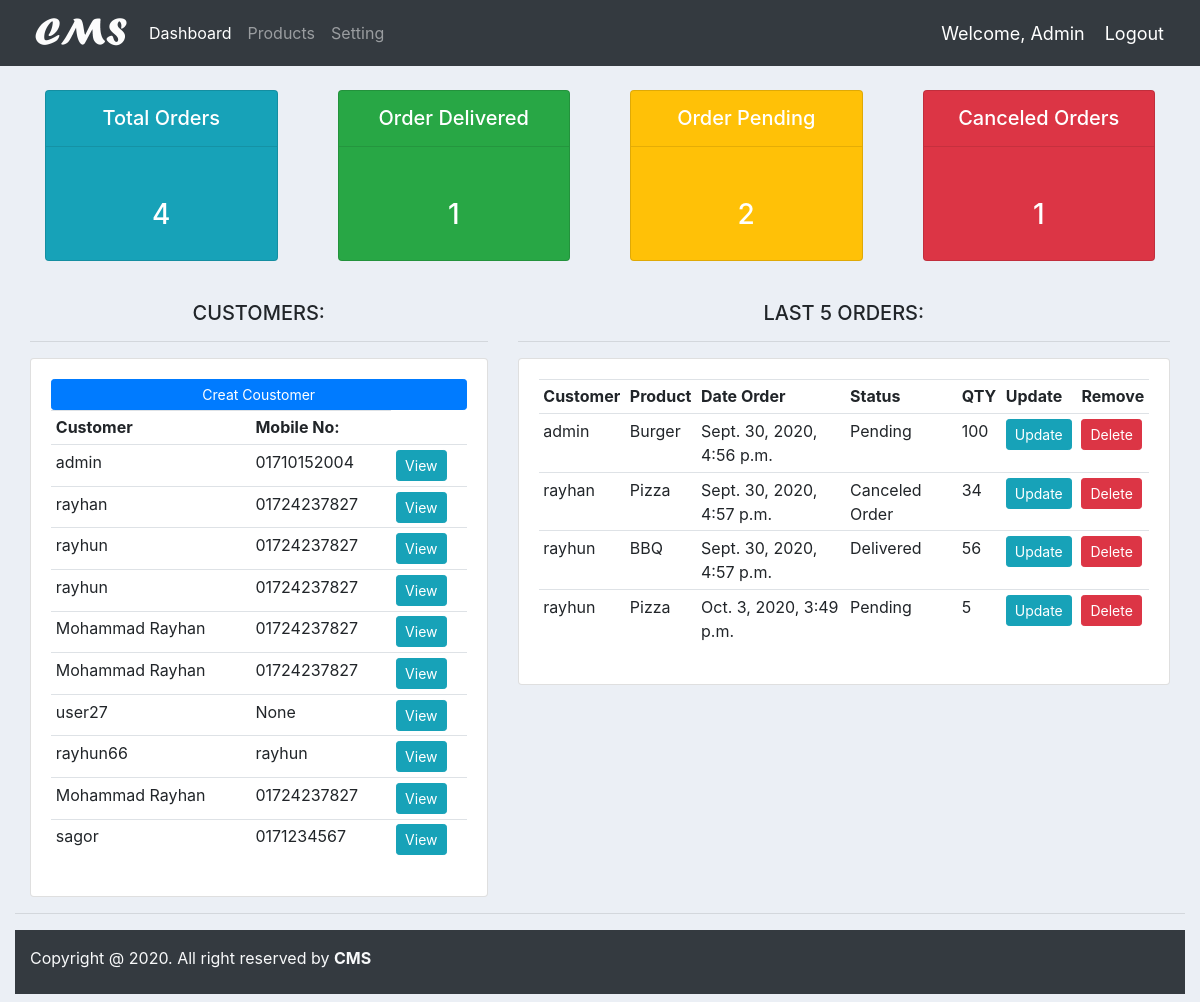
The app's page / (signed in), older data.
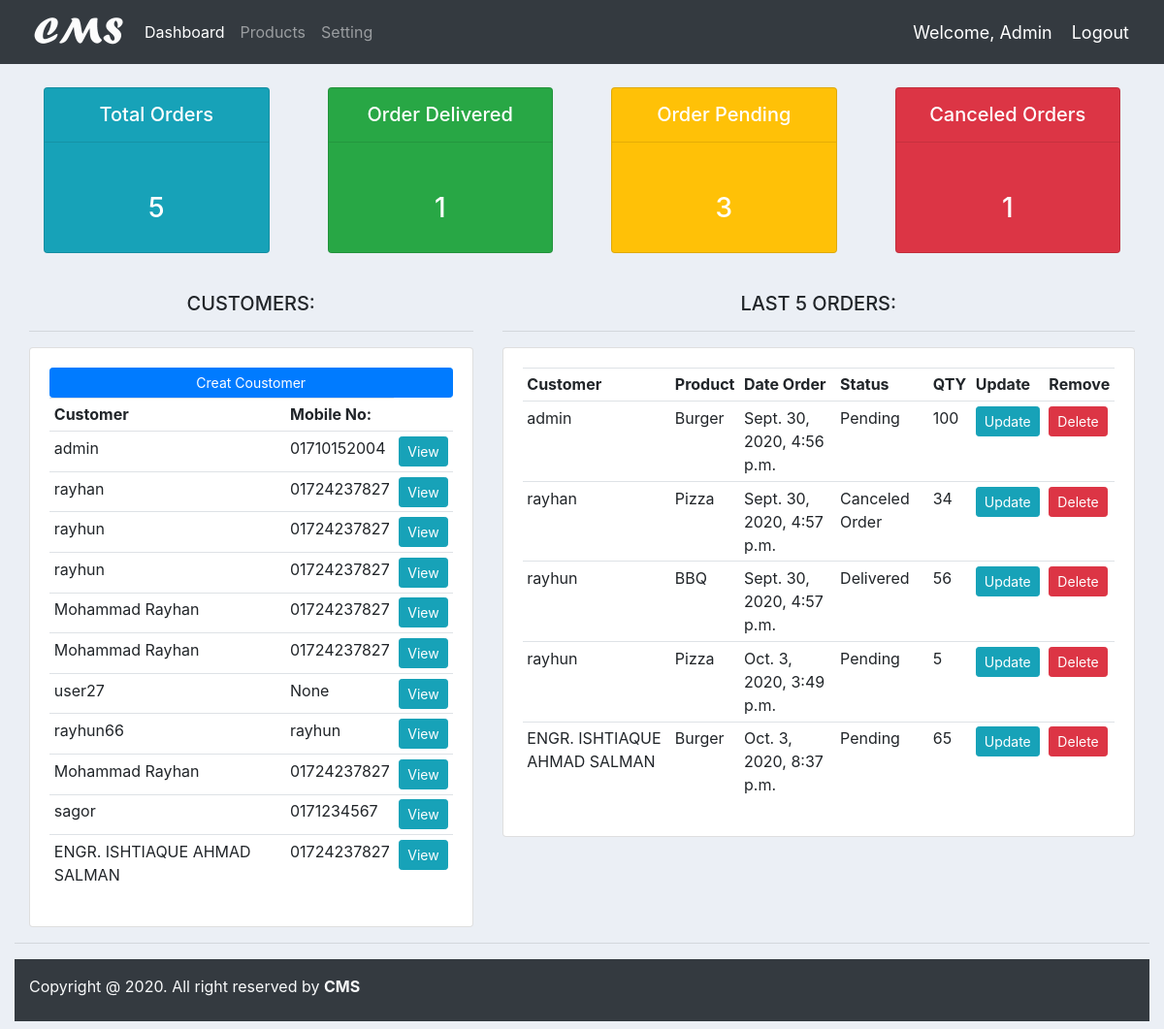
The same page, newer data.
### accounts/models.py (models this page shows, shortened)
class Customer(models.Model):
    user = models.OneToOneField(User, null=True, blank=True, on_delete=models.CASCADE)
    name = models.CharField(max_length=200, null=True)
    phone = models.CharField(max_length=200, null=True)
    email = models.CharField(max_length=200, null=True)
    profile_pic = models.ImageField(default="demo.jpg", null=True, blank=True)
    date_created = models.DateTimeField(auto_now_add=True, null=True)
    def __str__(self):
        return str(self.name)

class Order(models.Model):
    STATUS = (
        ('Pending','Pending'),
        ('Canceled Order','Canceled Order'),
        ('Delivered','Delivered')
        )
    customer = models.ForeignKey(Customer, null=True, on_delete=models.SET_NULL, related_name='customer_orders')
    Product = models.ForeignKey(Product, null=True, on_delete=models.SET_NULL, related_name='product_orders')
    date_created = models.DateTimeField(auto_now_add=True, null=True)
    statur = models.CharField(max_length=200, null=True, choices=STATUS)
    note = models.CharField(max_length=200, null=True)
    order_content = models.DecimalField(max_digits= 10000, null=True, decimal_places=0)

class Product(models.Model):
    CATAGORY = (
        ('Indoor','Indoor'),
        ('Out Door','Out Door'),
    )
    name = models.CharField(max_length=200, null=True)
    price = models.FloatField(null=True)
    catagory = models.CharField(max_length=200, null=True, choices=CATAGORY)
    descriprion = models.CharField(max_length=500 ,null=True, blank=True)
    data_created = models.DateTimeField(auto_now_add=True)
    tags = models.ManyToManyField(Tag)
    def __str__(self):
        return str(self.name)

### accounts/decorators.py (the view)
    def wrapper_func(request, *args, **kwargs):
        group = None
        if request.user.groups.exists():
            group = request.user.groups.all()[0].name
        if group == 'customer':
            return redirect('user_profile')
        elif group == 'admin':
            return view_func(request, *args, **kwargs)
        else:
            context = {}
            return render(request, 'accounts/customer_not_auth.html', context)

### accounts/views.py (called while the page is built)
@login_required(login_url='login')
@admin_only
def home(request):
    orders = Order.objects.all()
    customers = Customer.objects.all()
    total_customers = customers.count()
    total_orders = orders.count()
    order_delivered = orders.filter(statur='Delivered').count()
    order_pending = orders.filter(statur='Pending').count()
    order_cancels = orders.filter(statur='Canceled Order').count()
    context = {
        'orders':orders,
        'customers':customers,
        'total_orders':total_orders,
        'order_delivered':order_delivered,
        'order_pending':order_pending,
        'order_cancels':order_cancels
    }
    return render(request, 'accounts/dashbord.html',context)

### accounts/templates/accounts/dashbord.html
{% extends 'accounts/main.html' %}
{% block content %}
<div class="container-fluid">
{% include 'accounts/status.html' %}
<br>
<div class="row">
    <div class="col-md-5">
        <h5 class="text-center">CUSTOMERS:</h5>
        <hr>
        <div class="card card-body">
            <a class="btn btn-primary btn-sm btn-block" href="{% url 'create_customer' %}">Creat Coustomer</a>
            <table class="table table-sm">
                <tr>
                    <th>Customer</th>
                    <th>Mobile No:</th>
                </tr>
                {% for customer in customers %}
                <tr>
                    <td>{{ customer.name }}</td>
                    <td>{{ customer.phone }}</td>
                    <td><a class="btn btn-sm btn-info" href="{% url 'customer' customer.pk %}">View</a></td>
                </tr>
                {% endfor %}
            </table>
        </div>
    </div>
    <div class="col-md-7">
        <h5 class="text-center">LAST 5 ORDERS:</h5>
        <hr>
        <div class="card card-body">
            <table class="table table-sm">
                <tr>
                    <th>Customer</th>
                    <th>Product</th>
                    <th>Date Order</th>
                    <th>Status</th>
                    <th>QTY</th>
                    <th>Update</th>
                    <th>Remove</th>
                </tr>
                {% for order in orders %}
                <tr>
                    <td>{{ order.customer }}</td>
                    <td>{{ order.Product }}</td>
                    <td>{{ order.date_created }}</td>
                    <td>{{ order.statur }}</td>
                    <td>{{ order.order_content }}</td>
                    <td><a class="btn btn-sm btn-info" href="{% url 'update_order' order.pk %}">Update</a></td>
                    <td><a class="btn btn-sm btn-danger" href="{% url 'delete_order' order.pk %}">Delete</a></td>
                </tr>
                {% endfor %}
            </table>
        </div>
    </div>
</div>
</div>
{% endblock %}

### accounts/templates/accounts/main.html (shortened to what this page needs)
{% load static %}
<!DOCTYPE html>
<html lang="en">
<head>
    <link rel="stylesheet" href="https://stackpath.bootstrapcdn.com/bootstrap/4.5.2/css/bootstrap.min.css">
    <link rel="stylesheet" href="{% static '/css/main.css' %}">
</head>
<body>
    {% include 'accounts/navbar.html' %}
    {% block content %}
    {% endblock %}
    <hr>
<div class="pt-3 pb-2 mb-2 bg-dark text-white">
    <div class="container-fluid">
        <p class="text-light">Copyright @ 2020. All right reserved by <a class="text-light" href="https://github.com/Rayhun"><b>CMS</b></a></p>
    </div>
</div>
</body>
</html>

### accounts/templates/accounts/navbar.html (shortened to what this page needs)
{% load static %}
<nav class="navbar navbar-expand-lg navbar-dark bg-dark">
  <a href="{% url 'home' %}"><img id="logo" src="{% static '/images/logo.png' %}" alt="" title="Customer Management System"></a>
    <div class="collapse navbar-collapse" id="navbarSupportedContent">
      <ul class="navbar-nav mr-auto">
        {% if request.user.is_staff %}
        <li class="nav-item active">
          <a class="nav-link" href="{% url 'home' %}">Dashboard</a>
        </li>
        {% endif %}
        <li class="nav-item">
          <a class="nav-link" href="{% url 'products' %}">Products</a>
        </li>
        <li class="nav-item">
          <a class="nav-link" href="{% url 'account' %}">Setting</a>
        </li>
      </ul>
    </div>
    <span class="hello">Welcome, {{ request.user|title }} </span>
    <span><a class="hello" href="{% url 'logout' %}">Logout</a></span>
  </nav>

### accounts/templates/accounts/status.html (shortened to what this page needs)
<br>
<div class="container-fluid">
<div class="row">
    <div class="col">
        <div class="col-md">
            <div class="card text-center text-whith mb-3 bg-info" id="total-orders">
                <div class="care-header">
                    <h5 class="card-title-status">Total Orders</h5>
                    <hr>
                </div>
                <div class="card-body">
                    <h3 class="card-title-status">{{ total_orders }}</h3>
                </div>
            </div>
        </div>
    </div>
    <div class="col">
        <div class="col-md">
            <div class="card text-center text-whith mb-3 bg-success" id="order-delevered">
                <div class="care-header">
                    <h5 class="card-title-status">Order Delivered</h5>
                    <hr>
                </div>
                <div class="card-body">
                    <h3 class="card-title-status">{{ order_delivered }}</h3>
                </div>
            </div>
        </div>
    </div>
    <div class="col">
        <div class="col-md">
            <div class="card text-center text-whith mb-3 bg-warning" id="order-rending">
                <div class="care-header">
                    <h5 class="card-title-status">Order Pending </h5>
                    <hr>
                </div>
                <div class="card-body">
                    <h3 class="card-title-status">{{ order_pending }}</h3>
                </div>
            </div>
        </div>
    </div>
    <div class="col">
        <div class="col-md">
            <div class="card text-center text-whith mb-3 bg-danger" id="order-rending">
                <div class="care-header">
                    <h5 class="card-title-status">Canceled Orders </h5>
                    <hr>
                </div>
                <div class="card-body">
                    <h3 class="card-title-status">{{ order_cancels }}</h3>
                </div>
            </div>
        </div>
    </div>
</div>

### static/css/main.css (style rules this page uses)
#logo { height: 50PX; }
body { background-color: #ebeff5; }
#total-orders { background-color: #4cb4c7; }
#order-delevered { background-color: #7abecc; }
#order-rending { background-color: #7CD1C0; }

### accounts/templates/accounts/navbar.html (style rules this page uses)
.hello { color: #fff; font-size: 18px; margin-right: 20px; }

### accounts/templates/accounts/status.html (style rules this page uses)
.card-title-status { color: #fff; margin-top: 15px; }

Row changes from the older to the newer data that the page shows:
added Customer: name "ENGR. ISHTIAQUE AHMAD SALMAN", phone "01724237827"
added Order: customer "ENGR. ISHTIAQUE AHMAD SALMAN", Product "Burger", date_created "Oct. 3, 2020, 8:37 p.m.", statur "Pending", order_content "65"
Text that changed along with them:
{{ total_orders }}: "4" → "5"
{{ order_pending }}: "2" → "3"
